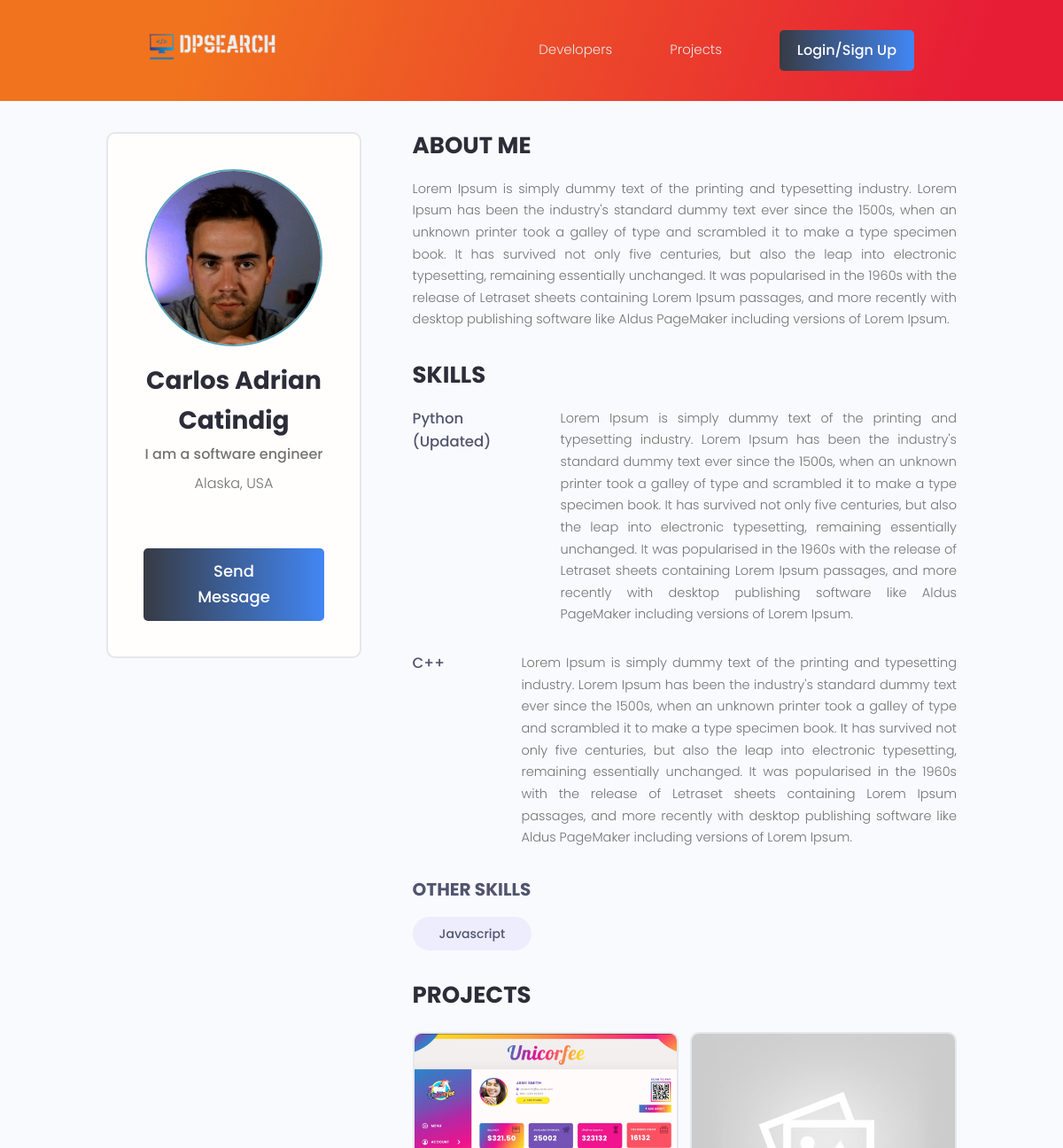
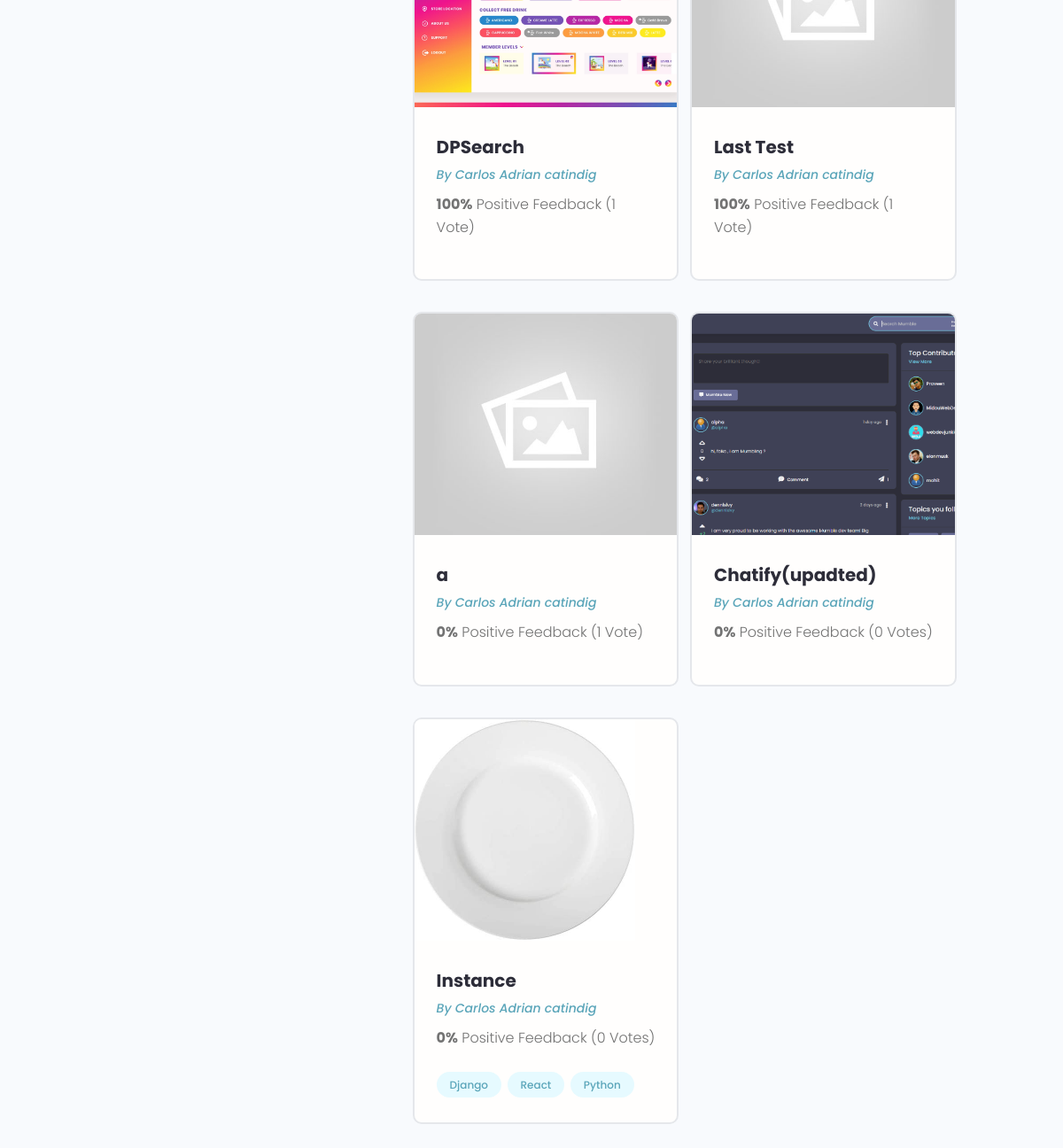
The page /profile/adrian-catindig/ on the database its author committed (2 pictures, top to bottom).
### users/models.py (models this page shows, shortened)
class Profile(models.Model):
    user = models.OneToOneField(User, on_delete=models.CASCADE, null=True, blank=True)
    slug = models.SlugField(null=True, blank=True)
    first_name = models.CharField(max_length=255, null=True, blank=True)
    last_name = models.CharField(max_length=255, null=True, blank=True)
    email = models.EmailField(max_length=320, null=True, blank=True)
    username = models.CharField(max_length=255, null=True, blank=True)
    location = models.CharField(max_length=255, null=True, blank=True)
    short_intro = models.CharField(max_length=255, null=True, blank=True)
    bio = models.TextField(null=True, blank=True)
    profile_image = models.ImageField(null=True, blank=True, upload_to='profiles/', default='profiles/user-default.png')
    social_github = models.CharField(max_length=2048, null=True, blank=True)
    social_twitter = models.CharField(max_length=2048, null=True, blank=True)
    social_linkedin = models.CharField(max_length=2048, null=True, blank=True)
    social_youtube = models.CharField(max_length=2048, null=True, blank=True)
    social_website = models.CharField(max_length=2048, null=True, blank=True)
    created = models.DateTimeField(auto_now_add=True)
    id = models.UUIDField(default=uuid.uuid4, primary_key=True, unique=True, editable=False)
    class Meta:
        verbose_name_plural = 'Profiles'
    def get_absolute_url(self):
        return reverse("user-profile", args=[self.slug])
    @property
    def image_url(self):
        try:
            url = self.profile_image.url
        except:
            url = ''
        return url
    @property
    def get_name(self):
        return f"{self.first_name} {self.last_name}"

class Skill(models.Model):
    owner = models.ForeignKey(Profile, null=True, blank=True, on_delete=models.CASCADE)
    name = models.CharField(max_length=255, null=True, blank=True)
    description = models.TextField(null=True, blank=True)
    created = models.DateTimeField(auto_now_add=True)
    id = models.UUIDField(default=uuid.uuid4, unique=True, primary_key=True, editable=False)
    class Meta:
        verbose_name_plural = 'Skills'
    def __str__(self):
        return self.name

### projects/models.py (models this page shows, shortened)
class Project(models.Model):
    owner = models.ForeignKey(Profile, null=True, blank=True, on_delete=models.CASCADE)
    title = models.CharField(max_length=255)
    slug = models.SlugField(max_length=255)
    featured_image = models.ImageField(null=True, blank=True, default='default.jpg')
    description = models.TextField(blank=True, null=True)
    demo_link = models.CharField(max_length=2048, null=True, blank=True)
    source_link = models.CharField(max_length=2048, null=True, blank=True)
    tags = models.ManyToManyField('Tag', blank=True)
    vote_ratio = models.IntegerField(default=0, null=True, blank=True)
    vote_total = models.IntegerField(default=0, null=True, blank=True)
    created = models.DateTimeField(auto_now_add=True)
    id = models.UUIDField(default=uuid.uuid4, unique=True, primary_key=True, editable=False)
    class Meta:
        verbose_name_plural = 'Projects'
        ordering = ['-vote_ratio', '-vote_total', 'title']
    def get_absolute_url(self):
        return reverse("project-detail", args=[self.slug])
    @property
    def image_url(self):
        try:
            url = self.featured_image.url
        except:
            url = ''
        return url

class Tag(models.Model):
    owner = models.ForeignKey(Profile, null=True, blank=True, on_delete=models.CASCADE)
    name = models.CharField(max_length=255, null=True, blank=True)
    created = models.DateTimeField(auto_now_add=True)
    id = models.UUIDField(default=uuid.uuid4, unique=True, primary_key=True, editable=False)
    class Meta:
        verbose_name_plural = 'Tags'
    def __str__(self):
        return self.name

### users/views.py (the view)
# urls.py: path('profile/<slug:slug>/', views.show_profile, name="user-profile"),
def show_profile(request, slug):
    profile = get_object_or_404(Profile, slug=slug)
    top_skills = profile.skill_set.exclude(description__exact="")
    other_skills = profile.skill_set.filter(description="")
    context = {"profile": profile, "top_skills":top_skills, "other_skills":other_skills}
    return render(request, "users/user-profile.html", context)

### users/templates/users/user-profile.html (shortened to what this page needs)
{% extends 'main.html' %}
{% block content %}
<main class="profile my-md">
    <div class="container">
        <div class="layout">
            <div class="column column--1of3">
                <div class="card text-center">
                    <div class="card__body dev">
                        <img class="avatar avatar--xl" src="{{ profile.image_url }}" />
                        <h2 class="dev__name">{{ profile.get_name|title }}</h2>
                        <p class="dev__title">{{ profile.short_intro }}</p>
                        <p class="dev__location">{{ profile.location }}</p>
                        {% if not profile.id == request.user.profile.id %}
                        <a href="{% url 'create_message' profile.id %}" class="btn btn--sub btn--lg">Send Message</a>
                        {% endif %}
                    </div>
                </div>
            </div>
            <div class="column column--2of3">
                <div class="devInfo">
                    <h3 class="devInfo__title">About Me</h3>
                    <p class="devInfo__about">
                        {{ profile.bio }}
                    </p>
                </div>
                <div class="devInfo">
                    <h3 class="devInfo__title">Skills</h3>
                    <div class="devInfo__skills">
                        {% for skill in top_skills %}
                        <div class="devSkill">
                            <h4 class="devSkill__title">{{ skill|title }}</h4>
                            <p class="devSkill__info">
                                {{ skill.description }}
                            </p>
                        </div>
                        {% endfor %}
                        <h3 class="devInfo__subtitle">Other Skills</h3>
                        <div class="devInfo__otherSkills">
                            {% for skill in other_skills %}
                            <span class="tag tag--pill tag--sub tag--lg">
                                <small>{{ skill|title }}</small>
                            </span>
                            {% endfor %}
                        </div>
                    </div>
                </div>
                <div class="devInfo">
                    <h3 class="devInfo__title">Projects</h3>
                    <div class="grid grid--two">
                        {% for project in profile.project_set.all %}
                        <div class="column">
                            <div class="card project">
                                <a href="{{ project.get_absolute_url }}" class="project">
                                    <img class="project__thumbnail" src="{{ project.image_url }}"
                                        alt="project thumbnail" />
                                    <div class="card__body">
                                        <h3 class="project__title">{{ project.title }}</h3>
                                        <p><a class="project__author"
                                                href="{{ project.owner.get_absolute_url }}">By {{ project.owner.get_name }}</a></p>
                                        <p class="project--rating">
                                            <span style="font-weight: bold;">{{ project.vote_ratio }}%</span> Positive
                                            Feedback ({{ project.vote_total }} Vote{{project.vote_total|pluralize:"s"}})
                                        </p>
                                        <div class="project__tags">
                                            {% for tag in project.tags.all %}
                                            <span class="tag tag--pill tag--main">
                                                <small>{{tag}}</small>
                                            </span>
                                            {% endfor %}
                                        </div>
                                    </div>
                                </a>
                            </div>
                        </div>
                        {% endfor %}
                    </div>
                </div>
            </div>
        </div>
    </div>
</main>
{% endblock content %}

### static/styles/app.css (style rules this page uses)
:root { --color-sub: #2d2d39; }
.btn--sub { background: #373b44; background: -webkit-linear-gradient(to right, #373b44, #4286f4); background: linear-gradient(to right, #373b44, #4286f4); color: white !important; font-weight: 500 !important; }
.card { border: 2px solid var(--color-light); }
img { width: 100%; }
.profile .card>.dev { padding: 4rem; }
.dev__name { color: var(--color-sub); font-size: 2.8rem; font-weight: 700; margin-top: 1rem; margin-bottom: 0.5rem; }
.dev__title { font-size: 1.6rem; font-weight: 500; line-height: 1.3; }
.dev__location { margin-top: 1rem; }
.devInfo { margin-bottom: 3rem; }
.devInfo__title, .devInfo__subtitle { font-size: 2.6rem; color: var(--color-sub); text-transform: uppercase; font-weight: 700; margin-bottom: 1.5rem; }
.devInfo__subtitle { font-size: 2rem; color: var(--color-sub-light); }
.devInfo__about, .devSkill__info { font-size: 1.45rem; line-height: 1.7; text-align: justify; }
.devSkill { margin-bottom: 3rem; }
.devSkill__title { font-size: 1.65rem; font-weight: 500; color: var(--color-sub-light); }
@media screen and (min-width: 700px) { .devSkill { display: flex; justify-content: space-between; gap: 3rem; } }
@media screen and (min-width: 700px) { .devSkill__info { flex-basis: 80%; } }
.project__author { font-size: 1.4rem; font-style: italic; }
.project--rating { margin-bottom: 1.6em; margin-top: .5em; }
.project__thumbnail { height: 25rem; object-fit: cover; object-position: top center; }
.project__title { font-size: 2rem; font-weight: 700; color: var(--color-sub); }

### static/uikit/styles/modules/_variables.css (style rules this page uses)
:root { --color-main: #5aa5b9; --color-main-light: #e6faff; --color-sub: #3f4156; --color-sub-light: #51546e; --color-sub-lighter: #ededfd; --color-text: #737373; --color-gray: #8b8b8b; --color-light: #e5e7eb; --color-light-gray: #767676; --color-bg: #f8fafd; --color-white: #fffefd; --color-white-light: #f3f3f3; --color-success: #359e64; --color-success-bg: #def8e8; --color-error: #fc4b0b; --color-error-bg: #fff2ee; --font-base: 'Poppins', arial, helvetica, 'Segoe UI', roboto, ubuntu, sans-serif; --font-monospace: 'Fira Code', 'Courier New', courier, monospace; --font-regular: 300; --font-medium: 500; --font-bold: 700; --generic-shadow: 1px 1px 5px #00000010; --generic-transition: all 0.3s ease-in-out; }

### static/uikit/styles/modules/_base.css (style rules this page uses)
* { margin: 0; padding: 0; box-sizing: border-box; text-rendering: optimizeLegibility; color: inherit; font-size: inherit; }
html { font-size: 50%; }
@media only screen and (min-width: 480px) { html { font-size: 56.25%; } }
@media only screen and (min-width: 1200px) { html { font-size: 62.5%; } }
body { line-height: 1.6; font-weight: 400; font-size: 1.5rem; color: var(--color-text); background-color: var(--color-bg); min-height: 100vh; }

### static/uikit/styles/modules/_typography.css (style rules this page uses)
* { font-family: var(--font-base); }
h2 { font-size: 3.6rem; font-weight: var(--font-bold); }
h3 { font-size: 3.2rem; font-weight: var(--font-medium); }
h4 { font-size: 2.8rem; font-weight: var(--font-medium); }
p, span, strong { font-size: 1.6rem; color: var(--color-text); font-weight: var(--font-regular); }
a { padding-bottom: 2px; text-decoration: none; display: inline-block; color: var(--color-main); font-weight: var(--font-medium); }

### static/uikit/styles/modules/_utilities.css (style rules this page uses)
.container { width: 92%; max-width: 165rem; margin: 0 auto; box-sizing: border-box; }
@media screen and (min-width: 1000px) { .container { width: 90%; } }
@media screen and (min-width: 1200px) { .container { width: 80%; } }
.text-center { text-align: center; }
.my-md { margin: 3rem auto; }

### static/uikit/styles/modules/_avatar.css (style rules this page uses)
.avatar { border-radius: 50%; border: 2px solid var(--color-main); object-fit: cover; }
.avatar--xl { height: 20rem; width: 20rem; }

### static/uikit/styles/modules/_button.css (style rules this page uses)
.btn { display: inline-block; position: relative; cursor: pointer; background-color: var(--color-light); font-weight: var(--font-medium); color: var(--color-sub); text-decoration: none; padding: 1rem 2rem; border-radius: 0.5rem; border: none; width: -webkit-fit-content; width: -moz-fit-content; width: fit-content; height: -webkit-fit-content; height: -moz-fit-content; height: fit-content; font-size: 1.6rem; outline-width: 0; outline-color: transparent; -webkit-backface-visibility: hidden; backface-visibility: hidden; transition: all 0.3s ease-in-out; }
.btn--sub { background-color: var(--color-sub); color: var(--color-white); }
.btn--lg { font-size: 1.8rem; padding: 1.2rem 4.5rem; }

### static/uikit/styles/modules/_card.css (style rules this page uses)
.card { border-radius: 1rem; background-color: var(--color-white); border: 1.5px solid var(--color-light); width: auto; height: auto; margin-top: 0.5rem; margin-bottom: 0.5rem; overflow: hidden; }
.card__body, .card__header { padding: 2rem 2.5rem; }

### rows shown on the page
Profile: image_url (picture), get_name "Carlos Adrian Catindig", short_intro "I am a software engineer", location "Alaska, USA", bio "Lorem Ipsum is simply dummy text of the printing and typesetting industry. Lorem Ipsum has been the industry's standard dummy text ever since the 1500s, when an unknown printer took a galley of type and scrambled it to make a type specimen book. It has survived not only five centuries, but also the leap into electronic typesetting, remaining essentially unchanged. It was popularised in the 1960s with the release of Letraset sheets containing Lorem Ipsum passages, and more recently with desktop publishing software like Aldus PageMaker including versions of Lorem Ipsum."
Skill: name "Python (Updated)", description "Lorem Ipsum is simply dummy text of the printing and typesetting industry. Lorem Ipsum has been the industry's standard dummy text ever since the 1500s, when an unknown printer took a galley of type and scrambled it to make a type specimen book. It has survived not only five centuries, but also the leap into electronic typesetting, remaining essentially unchanged. It was popularised in the 1960s with the release of Letraset sheets containing Lorem Ipsum passages, and more recently with desktop publishing software like Aldus PageMaker including versions of Lorem Ipsum."
Skill: name "C++", description "Lorem Ipsum is simply dummy text of the printing and typesetting industry. Lorem Ipsum has been the industry's standard dummy text ever since the 1500s, when an unknown printer took a galley of type and scrambled it to make a type specimen book. It has survived not only five centuries, but also the leap into electronic typesetting, remaining essentially unchanged. It was popularised in the 1960s with the release of Letraset sheets containing Lorem Ipsum passages, and more recently with desktop publishing software like Aldus PageMaker including versions of Lorem Ipsum."
Skill: name "Javascript"
Project: image_url (picture), title "DPSearch", owner.get_name "Carlos Adrian catindig", vote_ratio "100", vote_total "1"
Project: image_url (placeholder picture), title "Last Test", owner.get_name "Carlos Adrian catindig", vote_ratio "100", vote_total "1"
Project: image_url (placeholder picture), title "a", owner.get_name "Carlos Adrian catindig", vote_ratio "0", vote_total "1"
Project: image_url (picture), title "Chatify(upadted)", owner.get_name "Carlos Adrian catindig", vote_ratio "0", vote_total "0"
Project: image_url (picture), title "Instance", owner.get_name "Carlos Adrian catindig", vote_ratio "0", vote_total "0"
Tag: name "Django"
Tag: name "React"
Tag: name "Python"
